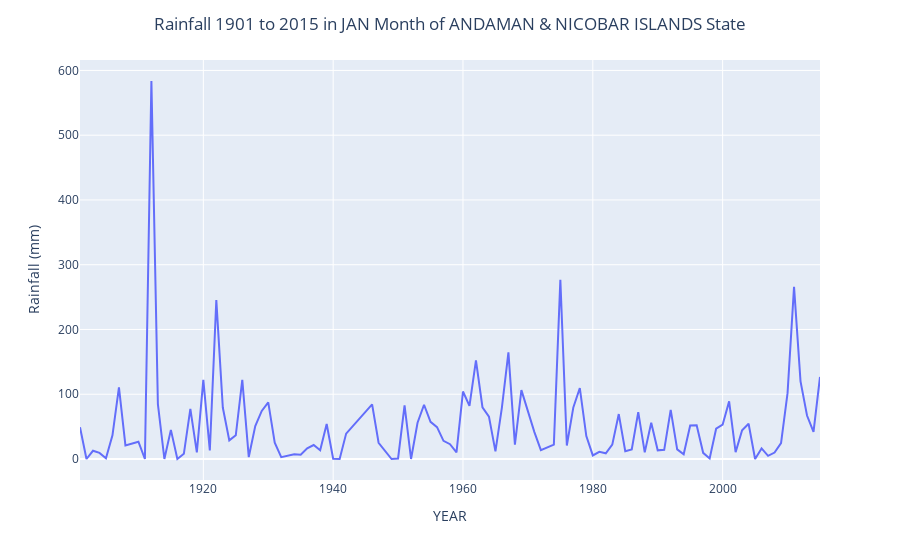

Write notebook code for a chart like this one.
### Markdown cell above
Ex:> What was the rainfall measure on Andaman Island in January month of all years? \
    Ans:> rainfall_by_month('ANDAMAN & NICOBAR ISLANDS', 'JAN')

### Code cell
rainfall_by_month('ANDAMAN & NICOBAR ISLANDS', 'JAN')

### Figure 1 — Plotly figure (JSON) as saved in the notebook; plotly's stock layout.template omitted (floating-point values rounded to 4 significant figures)
{"data": [{"hovertemplate": "YEAR=%{x}<br>JAN=%{y}<extra></extra>", "legendgroup": "", "line": {"color": "#636efa", "dash": "solid"}, "mode": "lines", "name": "", "showlegend": false, "type": "scatter", "x": [1901, 1902, 1903, 1904, 1905, 1906, 1907, 1908, 1910, 1911, 1912, 1913, 1914, 1915, 1916, 1917, 1918, 1919, 1920, 1921, 1922, 1923, 1924, 1925, 1926, 1927, 1928, 1929, 1930, 1931, 1932, 1933, 1934, 1935, 1936, 1937, 1938, 1939, 1940, 1941, 1942, 1946, 1947, 1949, 1950, 1951, 1952, 1953, 1954, 1955, 1956, 1957, 1958, 1959, 1960, 1961, 1962, 1963, 1964, 1965, 1966, 1967, 1968, 1969, 1970, 1971, 1972, 1973, 1974, 1975, 1976, 1977, 1978, 1979, 1980, 1981, 1982, 1983, 1984, 1985, 1986, 1987, 1988, 1989, 1990, 1991, 1992, 1993, 1994, 1995, 1996, 1997, 1998, 1999, 2000, 2001, 2002, 2003, 2004, 2005, 2006, 2007, 2008, 2009, 2010, 2011, 2012, 2013, 2014, 2015], "xaxis": "x", "y": [49.2, 0, 12.7, 9.4, 1.3, 36.6, 110.7, 20.9, 26.6, 0, 583.7, 84.8, 0, 45, 0, 8, 77.4, 10.2, 122.3, 13.2, 245.3, 79.5, 28.7, 36.6, 122.1, 3, 50.9, 74.2, 87.4, 25.3, 2.8, 4.5, 7.3, 6.6, 16.5, 21.6, 13.4, 54.1, 0.5, 0, 39.2, 84.4, 25.1, 0, 0.8, 82.7, 0, 56, 83.8, 57.3, 49.2, 28, 22.9, 10.1, 104.2, 82.1, 152.4, 79.9, 65.5, 11.8, 79.8, 164.6, 22.1, 106.3, 72.2, 41.5, 13.7, 18.1, 22.2, 276.9, 20.9, 79.7, 109.6, 35.5, 5.5, 11.1, 8.8, 22.1, 69.4, 12, 14.8, 72.4, 10.2, 56, 13.4, 14.1, 75.9, 14.9, 7.2, 51.8, 52.2, 9.5, 0.9, 46.8, 53, 89, 10.6, 44.3, 54.5, 0, 16.3, 4.9, 9.9, 24.5, 101.7, 265.9, 119.9, 67.1, 41.9, 126.8], "yaxis": "y"}], "layout": {"legend": {"tracegroupgap": 0}, "margin": {"t": 60}, "title": {"text": "Rainfall 1901 to 2015 in JAN Month of ANDAMAN & NICOBAR ISLANDS State", "x": 0.5}, "xaxis": {"anchor": "y", "domain": [0, 1], "title": {"text": "YEAR"}}, "yaxis": {"anchor": "x", "domain": [0, 1], "title": {"text": "Rainfall (mm)"}}}}
